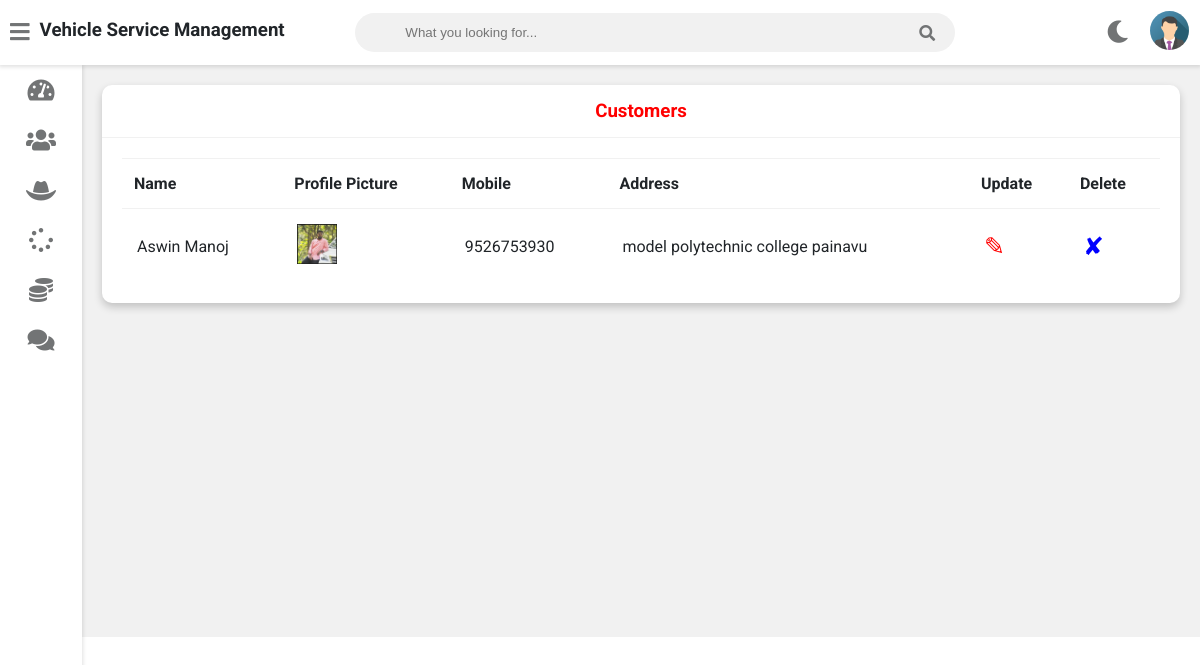
Page /admin-view-customer (signed in) on the committed database.
### vehicle/models.py (models this page shows, shortened)
class Customer(models.Model):
    user=models.OneToOneField(User,on_delete=models.CASCADE)
    profile_pic= models.ImageField(upload_to='profile_pic/CustomerProfilePic/',null=True,blank=True)
    address = models.CharField(max_length=40)
    mobile = models.CharField(max_length=20,null=False)
    @property
    def get_name(self):
        return self.user.first_name+" "+self.user.last_name

### vehicle/views.py (the view)
# urls.py: path('admin-view-customer',views.admin_view_customer_view,name='admin-view-customer'),
@login_required(login_url='adminlogin')
def admin_view_customer_view(request):
    customers=models.Customer.objects.all()
    return render(request,'vehicle/admin_view_customer.html',{'customers':customers})

### templates/vehicle/admin_view_customer.html
{% extends 'vehicle/adminbase.html' %}
{% block content %}
{% load static %}
	<div class="wrapper">
		<div class="row">
			<div class="col-12 col-m-12 col-sm-12">
				<div class="card">
					<div class="card-header">
						<h3 style="color:red; text-align:center" >Customers
						</h3>
					</div>
					<div class="card-content">
						<table>
							<thead>
                <tr>
                  <th>Name</th>
                  <th>Profile Picture</th>
                  <th>Mobile</th>
                  <th>Address</th>
                  <th>Update</th>
                  <th>Delete</th>
                </tr>
							</thead>
							<tbody>
              {% for c in customers %}
                <tr>
                  <td> {{c.get_name}}</td>
                  <td> <img src="{% static c.profile_pic.url %}" alt="Profile Pic" height="40px" width="40px" /></td>
                  <td>{{c.mobile}}</td>
                  <td>{{c.address}}</td>
                  <td><a  style="color:red; text-decoration:none;font-size:25px;" href="{% url 'update-customer' c.id  %}">&#9998;</a></td>
                  <td><a style="color:blue; text-decoration:none;font-size:25px;"href="{% url 'delete-customer' c.id  %}">&#10008;</a></td>
                </tr>
                {% endfor %}
							</tbody>
						</table>
					</div>
				</div>
			</div>
		</div>
<br><br><br><br><br><br><br><br><br><br><br><br><br><br><br><br>
	</div>
{% endblock content %}

### rows in the picture
Customer: get_name "Aswin Manoj", profile_pic (picture), mobile "9526753930", address "model polytechnic college painavu"
